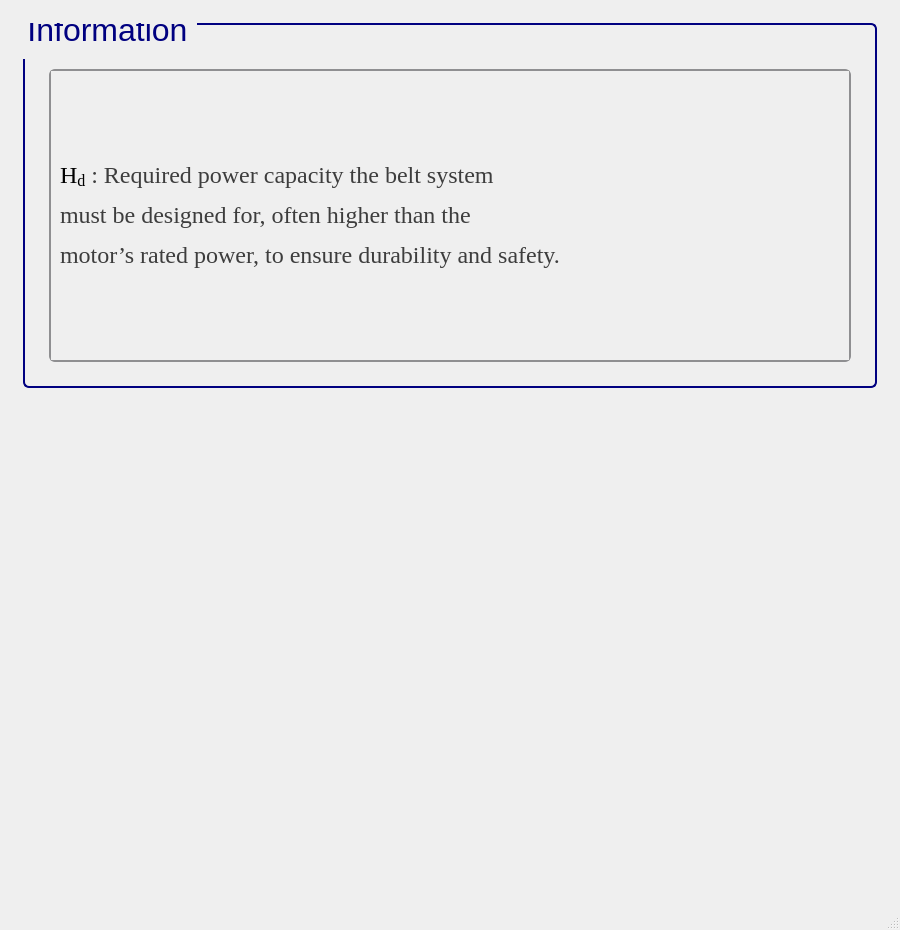
<?xml version="1.0" encoding="UTF-8"?>
<ui version="4.0">
 <class>MainWindow</class>
 <widget class="QMainWindow" name="MainWindow">
  <property name="geometry">
   <rect>
    <x>0</x>
    <y>0</y>
    <width>900</width>
    <height>930</height>
   </rect>
  </property>
  <property name="minimumSize">
   <size>
    <width>900</width>
    <height>930</height>
   </size>
  </property>
  <property name="windowTitle">
   <string>MainWindow</string>
  </property>
  <widget class="QWidget" name="centralwidget">
   <layout class="QGridLayout" name="gridLayout">
    <item row="0" column="1">
     <spacer name="verticalSpacer_26">
      <property name="orientation">
       <enum>Qt::Vertical</enum>
      </property>
      <property name="sizeType">
       <enum>QSizePolicy::Fixed</enum>
      </property>
      <property name="sizeHint" stdset="0">
       <size>
        <width>833</width>
        <height>14</height>
       </size>
      </property>
     </spacer>
    </item>
    <item row="1" column="1">
     <widget class="QGroupBox" name="groupBox_125">
      <property name="sizePolicy">
       <sizepolicy hsizetype="Minimum" vsizetype="Minimum">
        <horstretch>0</horstretch>
        <verstretch>0</verstretch>
       </sizepolicy>
      </property>
      <property name="minimumSize">
       <size>
        <width>822</width>
        <height>300</height>
       </size>
      </property>
      <property name="font">
       <font>
        <family>Segoe UI</family>
        <pointsize>24</pointsize>
        <weight>50</weight>
        <italic>false</italic>
        <bold>false</bold>
       </font>
      </property>
      <property name="styleSheet">
       <string notr="true">QGroupBox {
    border: 2px solid navy;
    border-radius: 6px;
    background-color: qlineargradient(x1:0, y1:0, x2:0, y2:1,
                                      stop:0 #f6f7fa, stop:1 #dadbde);
    font: 24pt &quot;Segoe UI&quot;;
    padding: 5px; /* add padding inside the group box */
    color: black;
}
QGroupBox::title {
    subcontrol-origin: margin;
    subcontrol-position: top left;
    padding-left: 0px;
    padding-right: 5px;
    padding-top: 0px;
    margin-top: -22px;  /* shift title up */
    color: navy;
    font-weight: bold;
}
</string>
      </property>
      <property name="title">
       <string>Information</string>
      </property>
      <layout class="QGridLayout" name="gridLayout_255">
       <item row="1" column="2">
        <spacer name="verticalSpacer_36">
         <property name="orientation">
          <enum>Qt::Horizontal</enum>
         </property>
         <property name="sizeType">
          <enum>QSizePolicy::Fixed</enum>
         </property>
         <property name="sizeHint" stdset="0">
          <size>
           <width>10</width>
           <height>20</height>
          </size>
         </property>
        </spacer>
       </item>
       <item row="1" column="1">
        <widget class="QScrollArea" name="scrollArea_43">
         <property name="sizePolicy">
          <sizepolicy hsizetype="Minimum" vsizetype="Minimum">
           <horstretch>0</horstretch>
           <verstretch>0</verstretch>
          </sizepolicy>
         </property>
         <property name="font">
          <font>
           <pointsize>15</pointsize>
          </font>
         </property>
         <property name="styleSheet">
          <string notr="true">QScrollArea {
    background: qlineargradient(x1:0, y1:0, x2:0, y2:1,
                               stop:0 #f6f7fa, stop:1 #dadbde);
    border: 2px solid #8f8f91;
    border-radius: 6px;
}

QScrollArea QScrollBar:vertical, QScrollArea QScrollBar:horizontal {
    background: qlineargradient(x1:0, y1:0, x2:0, y2:1,
                               stop:0 #f6f7fa, stop:1 #dadbde);
    border: 2px solid #8f8f91;
    border-radius: 6px;
    width: 14px;
    height: 14px;
    margin: 2px 0 2px 0;
}

/* Completely remove the bottom button of the vertical scrollbar */
QScrollArea QScrollBar::add-line:vertical {
    height: 0px;
    width: 0px;
    border: none;
    background: none;
    margin: 0px;
    padding: 0px;
}

QScrollArea QScrollBar::handle:vertical, QScrollArea QScrollBar::handle:horizontal {
    background: qlineargradient(x1:0, y1:0, x2:0, y2:1,
                               stop:0 #8f8f91, stop:1 #6f6f71);
    min-height: 20px;
    border-radius: 6px;
    border: 1px solid #6f6f71;
}

QScrollArea QScrollBar::handle:vertical:hover, QScrollArea QScrollBar::handle:horizontal:hover {
    background: qlineargradient(x1:0, y1:0, x2:0, y2:1,
                               stop:0 #6f6f71, stop:1 #4f4f51);
    border: 1px solid #4f4f51;
}

QScrollArea QScrollBar::sub-line:vertical, QScrollArea QScrollBar::add-line:horizontal, QScrollArea QScrollBar::sub-line:horizontal {
    background: #8f8f91;
    border: none;
    border-radius: 3px;
    height: 14px;
    width: 14px;
    subcontrol-origin: margin;
}

QScrollArea QScrollBar::sub-line:vertical:hover, QScrollArea QScrollBar::add-line:horizontal:hover, QScrollArea QScrollBar::sub-line:horizontal:hover {
    background: #6f6f71;
}

QScrollArea QScrollBar::add-page:vertical, QScrollArea QScrollBar::sub-page:vertical,
QScrollArea QScrollBar::add-page:horizontal, QScrollArea QScrollBar::sub-page:horizontal {
    background: transparent;
}
</string>
         </property>
         <property name="verticalScrollBarPolicy">
          <enum>Qt::ScrollBarAsNeeded</enum>
         </property>
         <property name="horizontalScrollBarPolicy">
          <enum>Qt::ScrollBarAsNeeded</enum>
         </property>
         <property name="widgetResizable">
          <bool>true</bool>
         </property>
         <widget class="QWidget" name="scrollAreaWidgetContents_43">
          <property name="geometry">
           <rect>
            <x>0</x>
            <y>0</y>
            <width>768</width>
            <height>212</height>
           </rect>
          </property>
          <layout class="QGridLayout" name="gridLayout_3">
           <item row="0" column="0">
            <widget class="QLabel" name="label_3">
             <property name="font">
              <font>
               <family>Times New Roman</family>
               <pointsize>18</pointsize>
               <weight>50</weight>
               <bold>false</bold>
              </font>
             </property>
             <property name="cursor">
              <cursorShape>ArrowCursor</cursorShape>
             </property>
             <property name="frameShape">
              <enum>QFrame::NoFrame</enum>
             </property>
             <property name="text">
              <string>&lt;html&gt;&lt;head/&gt;&lt;body&gt;&lt;p&gt;&lt;span style=&quot; color:#000000;&quot;&gt;H&lt;/span&gt;&lt;span style=&quot; color:#000000; vertical-align:sub;&quot;&gt;d&lt;/span&gt;&lt;span style=&quot; color:#3d3d3d;&quot;&gt; : Required power capacity the belt system&lt;/span&gt;&lt;/p&gt;&lt;p&gt;&lt;span style=&quot; color:#3d3d3d;&quot;&gt; must be designed for, often higher than the&lt;/span&gt;&lt;/p&gt;&lt;p&gt;&lt;span style=&quot; color:#3d3d3d;&quot;&gt; motor’s rated power, to ensure durability and safety.&lt;/span&gt;&lt;/p&gt;&lt;/body&gt;&lt;/html&gt;</string>
             </property>
            </widget>
           </item>
          </layout>
         </widget>
        </widget>
       </item>
       <item row="2" column="1">
        <spacer name="verticalSpacer_37">
         <property name="orientation">
          <enum>Qt::Vertical</enum>
         </property>
         <property name="sizeType">
          <enum>QSizePolicy::Fixed</enum>
         </property>
         <property name="sizeHint" stdset="0">
          <size>
           <width>10</width>
           <height>10</height>
          </size>
         </property>
        </spacer>
       </item>
       <item row="1" column="0">
        <spacer name="verticalSpacer_34">
         <property name="orientation">
          <enum>Qt::Horizontal</enum>
         </property>
         <property name="sizeType">
          <enum>QSizePolicy::Fixed</enum>
         </property>
         <property name="sizeHint" stdset="0">
          <size>
           <width>10</width>
           <height>20</height>
          </size>
         </property>
        </spacer>
       </item>
       <item row="0" column="1">
        <spacer name="verticalSpacer_35">
         <property name="orientation">
          <enum>Qt::Vertical</enum>
         </property>
         <property name="sizeType">
          <enum>QSizePolicy::Fixed</enum>
         </property>
         <property name="sizeHint" stdset="0">
          <size>
           <width>20</width>
           <height>30</height>
          </size>
         </property>
        </spacer>
       </item>
      </layout>
     </widget>
    </item>
    <item row="2" column="1">
     <spacer name="verticalSpacer_23">
      <property name="orientation">
       <enum>Qt::Vertical</enum>
      </property>
      <property name="sizeType">
       <enum>QSizePolicy::Fixed</enum>
      </property>
      <property name="sizeHint" stdset="0">
       <size>
        <width>833</width>
        <height>14</height>
       </size>
      </property>
     </spacer>
    </item>
    <item row="3" column="0">
     <spacer name="verticalSpacer_25">
      <property name="orientation">
       <enum>Qt::Horizontal</enum>
      </property>
      <property name="sizeType">
       <enum>QSizePolicy::Fixed</enum>
      </property>
      <property name="sizeHint" stdset="0">
       <size>
        <width>14</width>
        <height>483</height>
       </size>
      </property>
     </spacer>
    </item>
    <item row="3" column="2">
     <spacer name="verticalSpacer_28">
      <property name="orientation">
       <enum>Qt::Horizontal</enum>
      </property>
      <property name="sizeType">
       <enum>QSizePolicy::Fixed</enum>
      </property>
      <property name="sizeHint" stdset="0">
       <size>
        <width>14</width>
        <height>483</height>
       </size>
      </property>
     </spacer>
    </item>
    <item row="4" column="1">
     <spacer name="verticalSpacer_27">
      <property name="orientation">
       <enum>Qt::Vertical</enum>
      </property>
      <property name="sizeType">
       <enum>QSizePolicy::Fixed</enum>
      </property>
      <property name="sizeHint" stdset="0">
       <size>
        <width>833</width>
        <height>14</height>
       </size>
      </property>
     </spacer>
    </item>
   </layout>
  </widget>
  <widget class="QMenuBar" name="menubar">
   <property name="geometry">
    <rect>
     <x>0</x>
     <y>0</y>
     <width>900</width>
     <height>26</height>
    </rect>
   </property>
  </widget>
  <widget class="QStatusBar" name="statusbar"/>
 </widget>
 <resources/>
 <connections/>
</ui>
